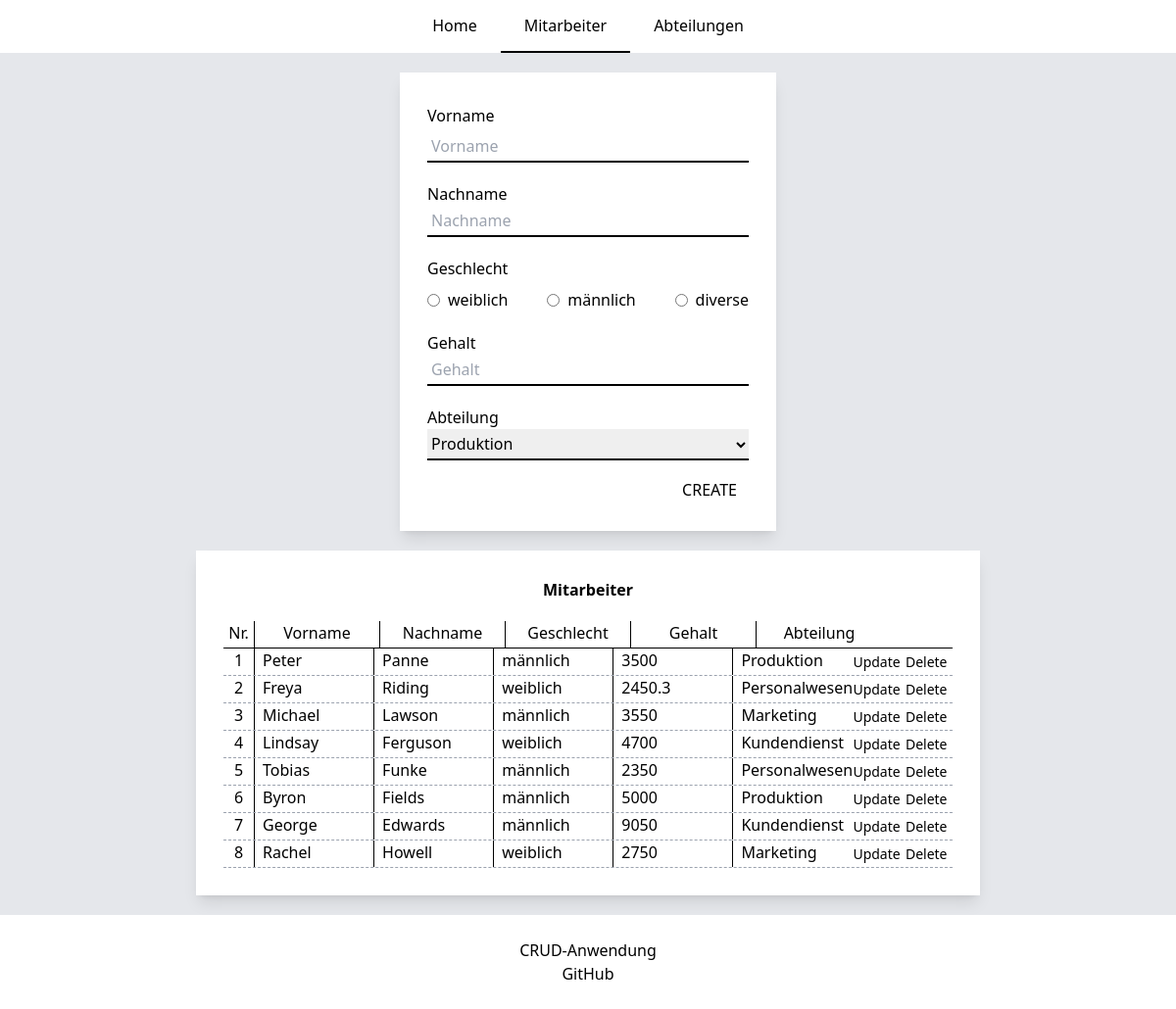
/?action=employees, run on the app's committed database.
### tables this page shows
create table genders (
                         id int primary key auto_increment,
                         gender varchar(10) not null
);

create table employees (
                           id int primary key auto_increment,
                           firstname varchar(45) not null,
                           lastname varchar(45) not null,
                           gender_id int,
                           salary  double not null,
                           department_id int,
                           FOREIGN KEY(department_id) REFERENCES departments(id)
                            ON DELETE SET NULL
                            ON UPDATE SET NULL,
                           FOREIGN KEY(gender_id) REFERENCES genders(id)
                               ON DELETE SET NULL
                               ON UPDATE SET NULL
);

create table departments (
                             id int primary key auto_increment,
                             name varchar(45) not null

);

### classes/GlobalClass.php (called while the page is built, shortened)
<?php
require_once "service/DBApi.php";
abstract class GlobalClass
{
    private DBApi $api;
    private string $tableName;
    protected function __construct(string $tableName, DBApi $api){
        $this->api = $api;
        $this->tableName = $tableName;
    }
    public function getAllDepartments(): array
    {
        return $this->api->getAll($this->tableName);
    }
    public function getAllEmployees(): array
    {
        return $this->api->getEmployeesWithPK($this->tableName);
    }
    public function getAllGenders(): array
    {
        return $this->api->getGendersWithPK($this->tableName);
    }
}

### service/DBConfig.php (called while the page is built, shortened)
<?php
class DBConfig
{
    private static object $dbh;
    public static function connect(): object
    {
        if (!isset(self::$dbh)){
            self::$dbh = new mysqli(
                DB_SERVER,
                DB_USERNAME,
                DB_PASSWORD,
                DB_NAME);
        }
        return self::$dbh;
    }
}

### service/DBApi.php (called while the page is built, shortened)
<?php
require_once "DBConfig.php";
class DBApi
{
    public function getAll($table): array
    {
        $query = "SELECT * FROM $table ORDER BY id ASC";
        $result = DBConfig::connect()->query($query);
        for ($results = array (); $row = $result->fetch_assoc(); $results[] = $row);
        return $results;
    }
    public function getEmployeesWithPK($table): array
    {
        $query = "SELECT $table.id, firstname, lastname, salary, gender, name
                    FROM $table
                    LEFT JOIN departments d on d.id = $table.department_id
                    LEFT JOIN genders g on g.id = $table.gender_id
                    GROUP BY $table.id";
        $result = DBConfig::connect()->query($query);
        for ($results = array (); $row = $result->fetch_assoc(); $results[] = $row);
        return $results;
    }
    public function getGendersWithPK($table): array
    {
        $query = "SELECT $table.id, gender FROM $table
                    LEFT JOIN employees e on e.gender_id = $table.id
                    GROUP BY $table.id";
        $result = DBConfig::connect()->query($query);
        for ($results = array (); $row = $result->fetch_assoc(); $results[] = $row);
        return $results;
    }
}

### classes/Gender.php (called while the page is built, shortened)
<?php
require_once "GlobalClass.php";
class Gender extends GlobalClass {
    public function getGenders(): array
    {
        return $this->getAllGenders();
    }
}

### classes/Department.php (called while the page is built, shortened)
<?php
require_once "GlobalClass.php";
class Department extends GlobalClass {
    public function getDepartments(): array
    {
       return $this->getAllDepartments();
    }
}

### classes/views/EmployeePage.php (the view, shortened to what this page needs)
<?php
require_once "classes/views/Modules.php";
class EmployeePage extends Modules{
    private string $id;
    protected array $errors;
    protected array $values;
    public function __construct($api, $errors=[], $id = '', $values=[]){
        $this->id = $id;
        $this->errors = $errors;
        $this->values = $values;
    }
    protected function getTop(): string
    {
        return $this->showCreate();
    }
    protected function getMiddle(): string
    {
        return $this->showEmployees();
    }
    private function showCreate(): string
    {
        $departments = $this->department->getDepartments();
        $html =  '
            <div class="w-96 mx-auto p-7 mb-5 bg-white shadow-lg shadow-black-500/50">
                <form class="flex flex-col box-border" action="index.php" method="post">
                    <label for="firstname" class="block text-md my-1 font-medium">Vorname</label>
                    <input
                            id="firstname" type="text"
                            name="firstname"
                            class="border-b-2 border-black px-1 h-8 focus:outline-none"
                            placeholder="Vorname"';
        if (strlen($this->id) !== 0 && count($this->values) === 0){
            $html .= 'value="'. $this->employee->getEmployeeById($this->id)['firstname'] . '">';
        } elseif (strlen($this->id) === 0 && count($this->values) !== 0) {
            $html .= 'value="'. $this->values['firstname'] . '">';
        } elseif (strlen($this->id) !== 0 && count($this->values) !== 0) {
            $html .= 'value="' . $this->values['firstname'] . '">';
        } else {
            $html .=   '>';
        }
        $html .= $this->isError($this->errors,'firstname');
        $html .='<label for="lastname" class="block text-md mt-5 font-medium">Nachname</label>
                    <input
                            id="lastname" type="text"
                            name="lastname"
                            class="border-b-2 border-black px-1 h-8 focus:outline-none"
                            placeholder="Nachname"';
        if (strlen($this->id) !== 0 && count($this->values) === 0){
            $html .= 'value="'. $this->employee->getEmployeeById($this->id)['lastname'] . '">';
        } elseif (strlen($this->id) === 0 && count($this->values) !== 0) {
            $html .= 'value="'. $this->values['lastname'] . '">';
        } elseif (strlen($this->id) !== 0 && count($this->values) !== 0) {
            $html .= 'value="' . $this->values['lastname'] . '">';
        } else {
            $html .=   '>';
        }
        $html .= $this->isError($this->errors,'lastname');
        $html .='<label for="gender" class="block text-md mt-5 font-medium">Geschlecht</label>';
        if (strlen($this->id) !== 0 && count($this->values) === 0){
            $html .= $this->getGenderRadio($this->employee->getEmployeeById($this->id)['gender']);
        } elseif (strlen($this->id) === 0 && count($this->values) !== 0) {
            $html .= $this->getGenderRadio(isset($this->values['gender']) && $this->values['gender']);
        } elseif (strlen($this->id) !== 0 && count($this->values) !== 0) {
            $html .= $this->getGenderRadio(isset($this->values['gender']) && $this->values['gender']);
        } else {
            $html .= $this->getGenderRadio(isset($this->values['gender']) && $this->values['gender']);
        }
        $html .= $this->isError($this->errors,'gender');
        $html .='<label for="salary" class="block text-md mt-5 font-medium">Gehalt</label>
                    <input
                            id="salary" type="text"
                            name="salary"
                            class="border-b-2 border-black px-1 h-8 focus:outline-none"
                            placeholder="Gehalt"';
        if (strlen($this->id) !== 0 && count($this->values) === 0){
            $html .= 'value="'. $this->employee->getEmployeeById($this->id)['salary'] . '">';
        } elseif (strlen($this->id) === 0 && count($this->values) !== 0) {
            $html .= 'value="'. $this->values['salary'] . '">';
        } elseif (strlen($this->id) !== 0 && count($this->values) !== 0) {
            $html .= 'value="' . $this->values['salary'] . '">';
        } else {
            $html .=   '>';
        }
        $html .= $this->isError($this->errors,'salary');
        $html .='<label for="department" class="block text-md mt-5 font-medium">Abteilung</label>
                    <select
                            name="department_id"
                            class="border-b-2 border-black h-8 focus:outline-none"
                    >
        ';
        foreach ($departments as $department) {
            $html .= '<option value="'. $department['id'] . '"';
            if (strlen($this->id) !== 0 && $department['id'] === $this->employee->getEmployeeById($this->id)['department_id']) {
                $html .= 'selected>';
            } else $html .= '>';
           $html .= $department['name'] . '</option>';
        }
        if (strlen($this->id) !== 0){
            $html .= '</select>
                    <input type="hidden" name="id" value="' . $this->employee->getEmployeeById($this->id)['id'] . '">
                    <button class="w-20 h-7 mt-4 bg-white self-end font-medium uppercase hover:underline hover:underline-offset-4" type="submit" name="action" value="updateEmp">Update
                    </button>';
        } else $html .= '</select>
                    <button class="w-20 h-7 mt-4 bg-white self-end font-medium uppercase hover:underline hover:underline-offset-4" type="submit" name="action" value="createEmp">Create
                    </button>';
        $html .= '       </form>
            </div>
        ';
        return $html;
    }
    public function showEmployees(): string
    {
        $employees = $this->employee->getAllEmployees();
        $html = '
            <div class="w-2/3 mx-auto mb-5 p-7 bg-white shadow-lg shadow-black-500/50">
                <h2 class="mb-5 text-center font-bold">Mitarbeiter</h2>
                <ul>
                    <li class="flex h-7 border-b border-black">
                        <span class="w-8 text-center border-r border-black ">Nr.</span>
                        <span class="w-32 text-center border-r border-black">Vorname</span>
                        <span class="w-32 text-center border-r border-black">Nachname</span>
                        <span class="w-32 text-center border-r border-black">Geschlecht</span>
                        <span class="w-32 text-center border-r border-black">Gehalt</span>
                        <span class="w-32 text-center">Abteilung</span>
                    </li>
        ';
        foreach ($employees as $i=>$employee) {
            $html .= '
                    <li class="flex h-7 border-b border-gray-400 border-dashed">
                        <span class="w-8 min-w-8 text-center border-r border-black">' . ++$i . '</span>
                        <span class="w-32 pl-2 border-r border-black">' . $employee['firstname'] .  '</span>
                        <span class="w-32 pl-2 border-r border-black">' . $employee['lastname'] .  '</span>
                        <span class="w-32 pl-2 border-r border-black">' . $employee['gender'] .  '</span>
                        <span class="w-32 pl-2 border-r border-black">' . $employee['salary'] .  '</span>
                        <span class="w-32 pl-2">' . $employee['name'] .  '</span>
                        <button
                            id="showUpdateEmp"
                            class="
                                w-12 mr-1 ml-auto
                                bg-white hover:underline text-sm
                            "
                            type="button"
                            name="action"
                            data-id="' . $employee['id'] . '"
                        >Update
                        </button>
                        <button
                            id="deleteEmp"
                            class="
                                w-12 mr-1
                                bg-white hover:underline text-sm
                            "
                            type="button"
                            name="action"
                            data-id="' . $employee['id'] . '"
                        >Delete
                        </button>
                    </li>';
        }
        $html .= '</ul></div>';
        return $html;
    }
    private function getGenderRadio($value): string
    {
        $html = '';
        $genders = $this->gender->getGenders();
        $html .= "<div class='flex mt-2 justify-between'>";
        foreach ($genders as $gender) {
            $html .= "<div class='flex items-center'>";
            $html .= "<input id='" . $gender['gender'] . "' type='radio' name='gender_id' value='$gender[id]'";
            $html .= " class='mr-2'";
            $html .= ">";
            $html .= "<label for='" . $gender['gender'] . "'>" . $gender['gender'] . "</label>";
            $html .= "</div>";
        }
        $html .= "</div>";
        return $html;
    }
}

### data on the page
genders: gender "weiblich"
genders: gender "männlich"
genders: gender "diverse"
employees: firstname "Peter", lastname "Panne", gender.gender "männlich", salary "3500", department.name "Produktion"
employees: firstname "Freya", lastname "Riding", gender.gender "weiblich", salary "2450.3", department.name "Personalwesen"
employees: firstname "Michael", lastname "Lawson", gender.gender "männlich", salary "3550", department.name "Marketing"
employees: firstname "Lindsay", lastname "Ferguson", gender.gender "weiblich", salary "4700", department.name "Kundendienst"
employees: firstname "Tobias", lastname "Funke", gender.gender "männlich", salary "2350", department.name "Personalwesen"
employees: firstname "Byron", lastname "Fields", gender.gender "männlich", salary "5000", department.name "Produktion"
employees: firstname "George", lastname "Edwards", gender.gender "männlich", salary "9050", department.name "Kundendienst"
employees: firstname "Rachel", lastname "Howell", gender.gender "weiblich", salary "2750", department.name "Marketing"

### other printed values
form field department_id "Produktion"
